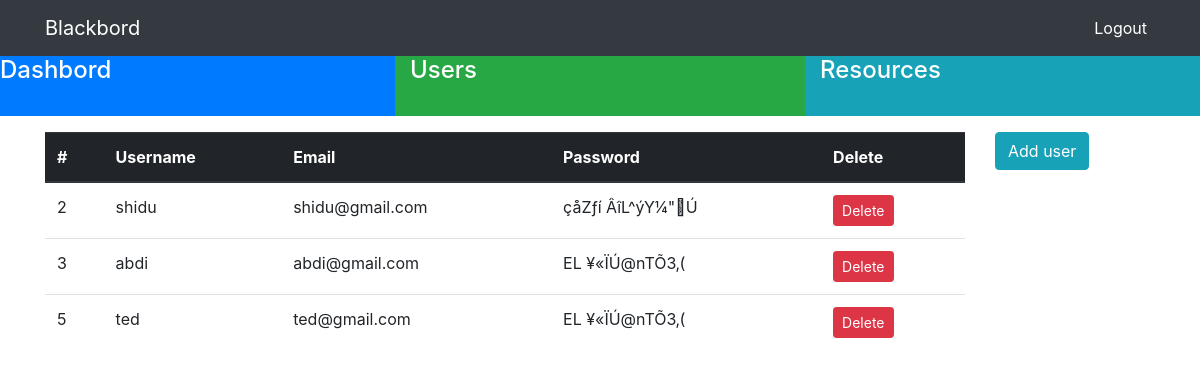
/usersDetails.php, run on the app's committed database.
### tables this page shows
CREATE TABLE `users` (
  `user_id` int(4) NOT NULL,
  `user_name` varchar(255) NOT NULL,
  `user_email` varchar(255) NOT NULL,
  `user_password` varchar(255) NOT NULL
);

### usersDetails.php (the view, shortened to what this page needs)
<!doctype html>
<html lang="en">
  <head>
    <link rel="stylesheet" href="https://stackpath.bootstrapcdn.com/bootstrap/4.1.3/css/bootstrap.min.css">
    <link rel="stylesheet" type="text/css" href="style.css" >
  </head>
  <body>
   <div class="navbar navbar-expand-sm navbar-dark bg-dark fixed top">
   <div class="container">
   <a href="index.php" class="navbar-brand">Blackbord</a>
  <div class="collapse navbar-collapse" id="navbarSupportedContent">
    <ul class="navbar-nav ml-auto">
      <li class="nav-item active">
        <a class="nav-link" href="logout.php">Logout<span class="sr-only">(current)</span></a>
      </li>
      </ul>
      </div>
      </div>
   </div>
    <div class="row " style="height:60px">
    <div class="col-md-4 bg-primary "><a class="text-white " href="dashbord.php"><h4>Dashbord</h4> </a></div>
    <div class="col-md-4 bg-success "><a class="text-white" href="usersDetails.php"><h4>Users</h4></a></div>
    <div class="col-md-4 bg-info "><a class="text-white" href="resources.php"><h4> Resources</h4></a></div>
   </div>
   <div class="container">
    <div class="row reg mt-2 pt-2">
      <div class="col-md-10">
    <table class="table">
  <thead class="thead-dark">
    <tr>
      <th scope="col">#</th>
      <th scope="col">Username</th>
      <th scope="col">Email</th>
      <th scope="col">Password</th>
      <th scope="col">Delete</th>
    </tr>
  </thead>
  <tbody>
  <?php
  require 'db.php';
  $query = "SELECT * FROM users";
  $select_users = mysqli_query($conn, $query);
  while($row=(mysqli_fetch_assoc($select_users))){
      $user_id = $row['user_id'];
      $user_name = $row['user_name'];
      $user_email = $row['user_email'];
      $user_password = $row['user_password'];
      echo "
         <tr>
         <td>$user_id </td>
         <td>$user_name</td>
         <td>$user_email</td>
         <td>$user_password</td>
         <td>
         <a href='usersDetails.php?delete={$user_id}' class='btn btn-danger btn-sm'>Delete</a>
         </td>
         </tr>
         ";
  }
?>
  </tbody>
</table>
</div>
<div class="col-md-2">
  <a href="adduser.php" class="btn btn-info">Add user</a>
</div>
    </div>
    </div>
  </body>
</html>

### data on the page
users: user_id "2", user_name "shidu", user_email "shidu@gmail.com", user_password "çåZƒí ÂîL^ýY¼\" Ú"
users: user_id "3", user_name "abdi", user_email "abdi@gmail.com", user_password "EL\u0002\u0002 ¥«ÏÚ@nTÕ3‚("
users: user_id "5", user_name "ted", user_email "ted@gmail.com", user_password "EL\u0002\u0002 ¥«ÏÚ@nTÕ3‚("
